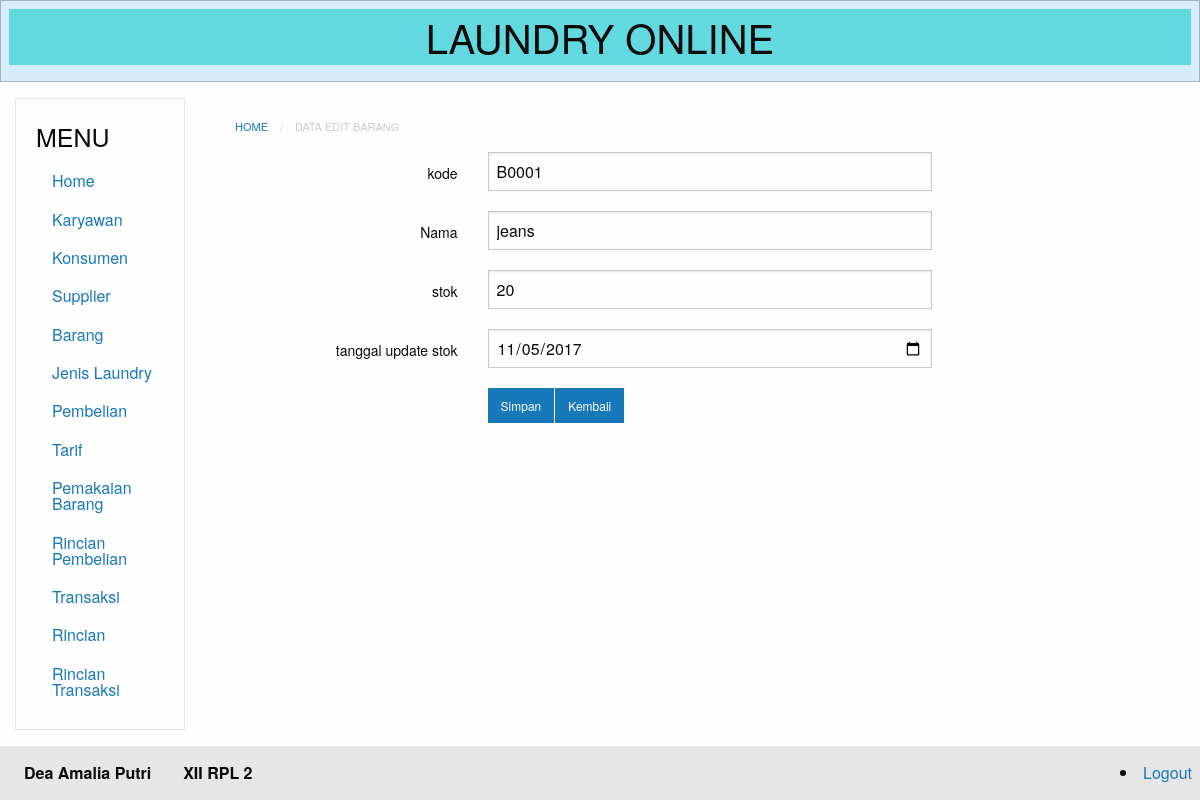
/index.php?module=barang-edit&id=1 (signed in), run on the app's committed database.
### tables this page shows
CREATE TABLE `barang` (
  `id` int(11) NOT NULL,
  `kode` varchar(20) NOT NULL,
  `nama` varchar(50) NOT NULL,
  `stok` varchar(50) NOT NULL,
  `tanggal_update_stok` date NOT NULL
);

### database.php (called while the page is built, shortened)
<?php
class Database {
	private $db_host = "localhost";
	private $db_user = "root";
	private $db_pass = "";
	private $db_name = "11_deaamaliaputri_laundry";
	var $con = false;
    var $myconn = "";
	var $result = array();
    function __construct() {
        if(!$this->con){
            $this->myconn = new mysqli($this->db_host, $this->db_user, $this->db_pass, $this->db_name);
            if($this->myconn->connect_errno > 0){
                array_push($this->result, $this->myconn->connect_error);
                return false;
            }else{
                $this->myconn->set_charset('utf8');
                $this->con = true;
                return true;
            }
        } else {
            return true;
        }
    }
	public function select($table, $rows = '*', $join = null,$join2 = null , $where = null, $order = null, $limit = null){
		$q = 'SELECT '.$rows.' FROM '.$table;
        if($where != null){
        	$q .= ' WHERE '.$where;
		}
        if($this->tableExists($table)){
        	$query = $this->myconn->query($q);
			if($query){
				$this->numResults = $query->num_rows;
				for($i = 0; $i < $this->numResults; $i++){
					$r = $query->fetch_array();
                	$key = array_keys($r);
                	for($x = 0; $x < count($key); $x++){
                    	if(!is_int($key[$x])){
                    		if($query->num_rows >= 1){
                    			$this->result[$i][$key[$x]] = $r[$key[$x]];
							}else{
								$this->result[$i][$key[$x]] = null;
							}
						}
					}
				}
				return true;
			}else{
				array_push($this->result, $this->myconn->error);
				return false;
			}
      	}else{
      		return false;
    	}
    }
	private function TableExists($table) {
    	$res = $this->myconn->query('SHOW TABLES LIKE "'.$table.'"');
    	if(isset($res->num_rows)) {
        	return $res->num_rows > 0 ? true : false;
    	} else {
    		array_push($this->result, $table." does not exist in this database");
    		return false;
    	}
	}
    public function getResult(){
        $val = $this->result;
        $this->result = array();
        return $val;
    }
}

### content.php (called while the page is built, shortened)
<?php
$module = empty($_GET['module']) ? 'home' : $_GET['module'];
switch($module) {
    case 'barang-edit':
    include 'modules/barang/barang-edit.php';
    break;
}
?>

### modules/barang/barang-edit.php (the view, shortened to what this page needs)
<?php require_once("database.php");
$id=$_GET['id'];
$db = new Database();
$db->select('barang','*','','', "id=$id");
$res= $db->getResult();
if(count($res) == 0){
  echo "<b>Tidak ada data yang tersedia</b>";
}else{
  foreach ($res as &$r){?>
<nav aria-label="You are here:" role="navigation">
<ul class="breadcrumbs">
  <li>
    <a href="?module=barang-edit?">Home</a></li>
  <li class="disabled">Data Edit barang</li>
</ul>
</nav>
<form action="" method="post">
  <div class="grid-x grid-padding-x">
    <div class="small-3 cell">
      <label for="kode" class="text-right middle">kode</label>
    </div>
    <div class="small-6 cell">
      <input type="text" name="kode" placeholder="kode" value="<?php echo $r['kode']; ?>" required>
    </div>
  </div>
  <div class="grid-x grid-padding-x">
    <div class="small-3 cell">
      <label for="nama" class="text-right middle">Nama</label>
    </div>
    <div class="small-6 cell">
      <input type="text" name="nama" placeholder="Nama" value="<?php echo $r['nama']; ?>" required>
    </div>
  </div>
  <div class="grid-x grid-padding-x">
    <div class="small-3 cell">
      <label for="stok" class="text-right middle">stok</label>
    </div>
    <div class="small-6 cell">
      <input type="text" name="stok" placeholder="stok" value="<?php echo $r['stok']; ?>" required>
    </div>
  </div>
  <div class="grid-x grid-padding-x">
    <div class="small-3 cell">
      <label for="tanggal_update_stok" class="text-right middle">tanggal update stok</label>
    </div>
    <div class="small-6 cell">
    <input type="date" name="tanggal_update_stok" value= "<?php echo $r['tanggal_update_stok'] ;?>" required>
    </div>
  </div>
  <div class="grid-x grid-padding-x">
    <div class="small-3 cell">
      <label for="nama" class="text-right middle"></label>
    </div>
    <div class="small-6 cell">
		<div class="small button-group">
  <button class="button" type="submit" name="submit">Simpan</button>
  <a class="button" href='javascript:self.history.back();'>Kembali</a>
</div>
    </div>
  </div>
</form>
<?php
              }
          }
          ?>

### data on the page
barang: kode "B0001", nama "jeans", stok "20", tanggal_update_stok "11/05/2017"
